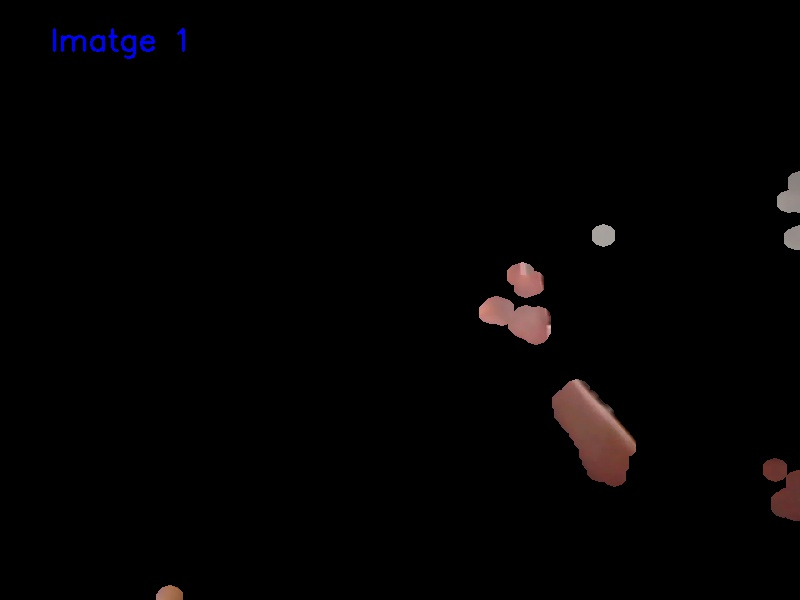
#> input picture Andreu/Andreu/TFG/Ma_abaix.jpg, 800 x 600 px
$ python Motion_Detection.py   (older library calls are emulated)
#> lines starting #> are read from the running program, lines starting #| are printed output that depends on the picture; after the words box and inside, x2 and y2 are one past the last pixel; in counts of white or black regions, pixels touching at a corner belong together
import cv2
import numpy as np

faceClassif = cv2.CascadeClassifier('haarcascade_frontalface_default.xml')


def moviment(x_inicial, y_incial, x_final, y_final):
    if (y_incial > y_final):  # puja ma
        if (x_inicial > x_final):
            print("Direcció adalt i esquerra")
        elif (x_inicial < x_final):
            print("Direcció adalt i dreta")
    elif (y_incial < y_final):
        if (x_inicial > x_final):
            print("Direcció abaix i esquerra")
        elif (x_inicial < x_final):
            print("Direcció abaix i dreta")


def checkMoviment(img1, img2):
    # open or read the images
#> called with img1 = 'Ma_abaix.jpg', img2 = 'Ma_adalt.jpg'
    img1 = cv2.imread('Ma_abaix.jpg')
#> img1 is the input picture: shape (600, 800, 3); mean B, G, R 2.6, 2.3, 3.4
    img2 = cv2.imread('Ma_adalt.jpg')
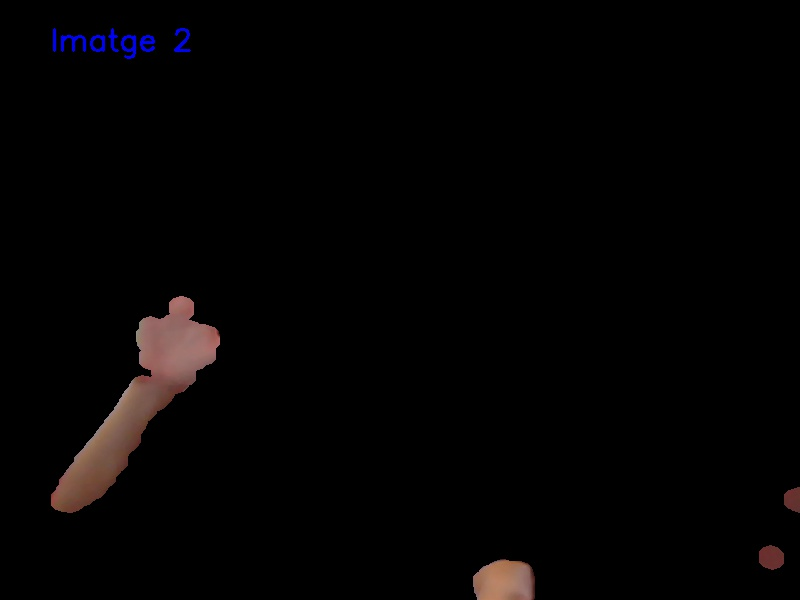
#> input picture Andreu/Andreu/TFG/Ma_adalt.jpg, 800 x 600 px
#> img2 is the input picture: shape (600, 800, 3); mean B, G, R 3.1, 2.9, 4.2

    # resize the images to speed up processing
    img1 = cv2.resize(img1, (640, 480))
#> img1: shape (480, 640, 3)
    img2 = cv2.resize(img2, (640, 480))
#> img2: shape (480, 640, 3)

    # display resized images

    # Convert images to grayscale. This reduces matrices from 3 (R, G, B) to just 1
    gray1 = cv2.cvtColor(img1, cv2.COLOR_BGR2GRAY)
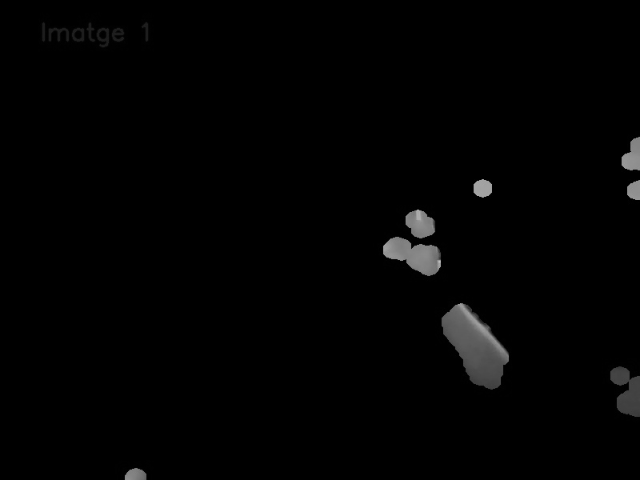
#> gray1: shape (480, 640); min 0, max 191, mean 2.6
    gray2 = cv2.cvtColor(img2, cv2.COLOR_BGR2GRAY)
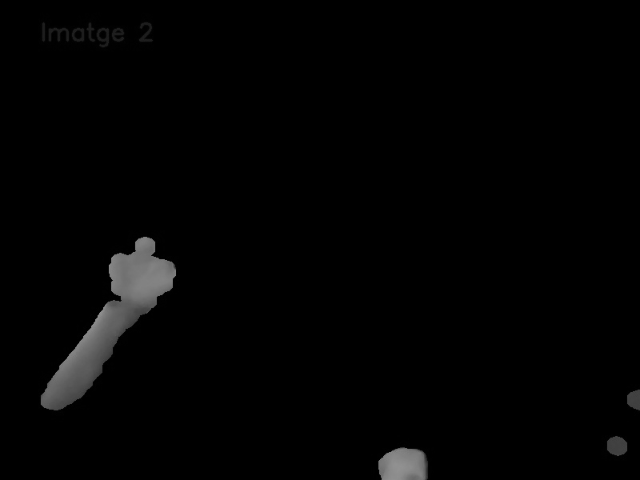
#> gray2: shape (480, 640); min 0, max 146, mean 3.3
    # Cercam cares per taparles amb un quadrat
    faces = faceClassif.detectMultiScale(gray1,
                                         scaleFactor=1.1,
                                         minNeighbors=5,
                                         minSize=(30, 30),
                                         maxSize=(200, 200))
#> faces = ()
    for (x, y, w, h) in faces:
        cv2.rectangle(gray1, (x - 20, y - 20), (x + w + 20, y + h + 20), (0, 0, 0), -1)
#> this loop made 0 passes
    faces = faceClassif.detectMultiScale(gray2,
                                         scaleFactor=1.1,
                                         minNeighbors=5,
                                         minSize=(30, 30),
                                         maxSize=(200, 200))
    for (x, y, w, h) in faces:
        cv2.rectangle(gray2, (x - 20, y - 20), (x + w + 20, y + h + 20), (0, 0, 0), -1)

    # Blur the images to get rid of sharp edges/outlines. This will improve the processing
    gray1 = cv2.GaussianBlur(gray1, (21, 21), 0)
    gray2 = cv2.GaussianBlur(gray2, (21, 21), 0)

    # Test
    _, contours2, hierarchy2 = cv2.findContours(gray1, cv2.RETR_TREE, cv2.CHAIN_APPROX_SIMPLE)
#> contours2 = 8 contours; box (x1, y1, x2, y2) and area: (433, 294, 518, 398) 5508, (374, 201, 450, 285) 4286, (34, 14, 131, 55) 2808, (601, 358, 640, 426) 1982, (613, 128, 640, 209) 1561, (465, 171, 501, 206) 988, (116, 459, 155, 480) 644, (136, 14, 156, 49) 527
    # find the index of the largest contour
    areas = [cv2.contourArea(c) for c in contours2]
#> areas = [644, 1982.5, 5508.5, 4285.5, 988, 1561, 527, 2807.5]
    max_index = np.argmax(areas)
#> max_index = 2
    cnt = contours2[max_index]
#> cnt = contour of 126 points, box (x1, y1, x2, y2) (433, 294, 518, 398), area 5508

    print(areas)
#| [644.0, 1982.5, 5508.5, 4285.5, 988.0, 1561.0, 527.0, 2807.5]
    x1, y1, w, h = cv2.boundingRect(cnt)
#> x1 = 433; y1 = 294; w = 85; h = 104
    x1 = int(x1 + w / 2)
#> x1 = 475
    y1 = int(y1 + h / 2)
#> y1 = 346
    print("Punts incials")
    print(x1, y1)
#| 475 346

    '''
    # display blurred images

    # obtain the difference between the two images & display the result
    imgDelta = cv2.absdiff(gray1, gray2)


    # coonvert the difference into binary & display the result
    thresh = cv2.threshold(imgDelta, 25, 255, cv2.THRESH_BINARY)[1]


    # dilate the thresholded image to fill in holes & display the result
    thresh = cv2.dilate(thresh, None, iterations=2)
    '''

    # find contours or continuous white blobs in the image
    _, contours, hierarchy = cv2.findContours(gray2, cv2.RETR_TREE, cv2.CHAIN_APPROX_SIMPLE)
#> contours = 5 contours; box (x1, y1, x2, y2) and area: (32, 228, 185, 419) 11906, (34, 14, 159, 55) 3654, (369, 439, 436, 480) 2297, (598, 428, 635, 464) 1008, (619, 381, 640, 418) 570

    # find the index of the largest contour
    areas = [cv2.contourArea(c) for c in contours]
#> areas = [2297, 1008.5, 570, 11905.5, 3654]
    max_index = np.argmax(areas)
#> max_index = 3
    cnt = contours[max_index]
#> cnt = contour of 228 points, box (x1, y1, x2, y2) (32, 228, 185, 419), area 11906

    # draw a bounding box/rectangle around the largest contour
    x2, y2, w, h = cv2.boundingRect(cnt)
#> x2 = 32; y2 = 228; w = 153; h = 191
    x2 = int(x2 + w / 2)
#> x2 = 108
    y2 = int(y2 + h / 2)
#> y2 = 323
    print("Punts finals")
    print(x2, y2)
#| 108 323
    # cv2.rectangle(img2,(x,y),(x+w,y+h),(0,255,0),2)

    # display the original image for reference
    cv2.imshow("Proces", np.hstack([gray1, gray2]))
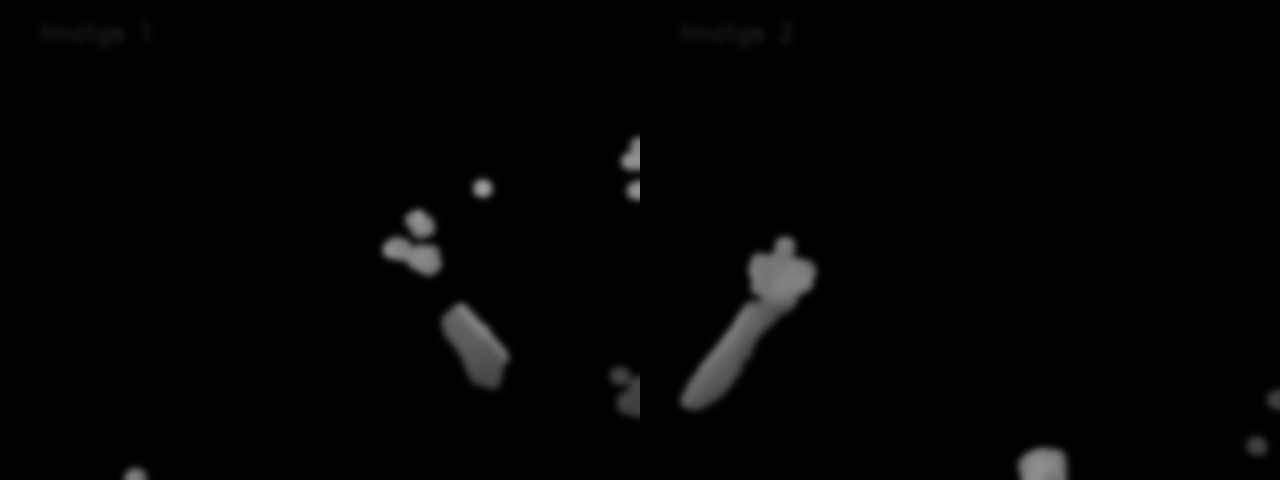
#> window 'Proces': shape (480, 1280); min 0, max 158, mean 3
    # Pintam text i linea
    img2 = cv2.putText(img2, 'Punt inicial', (x1, y1), cv2.FONT_HERSHEY_SIMPLEX, 1, (255, 0, 0), 2)
    img2 = cv2.putText(img2, 'Punt final', (x2, y2), cv2.FONT_HERSHEY_SIMPLEX, 1, (255, 0, 0), 2)
    cv2.line(img2, (x1, y1), (x2, y2), (255, 0, 0), 5)
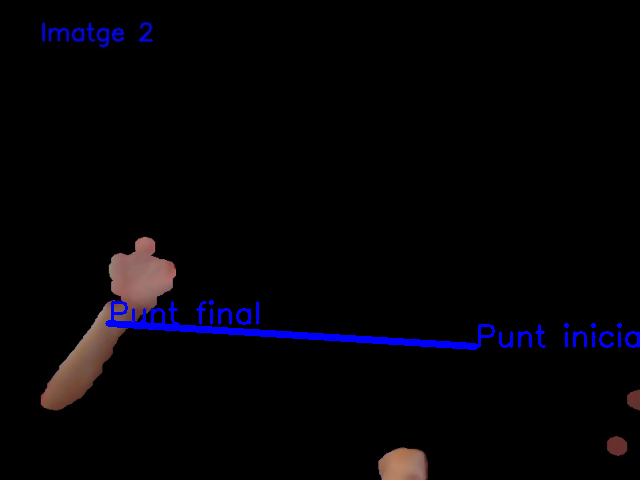
#> img2: shape (480, 640, 3); mean B, G, R 6.8, 2.8, 4

    img1 = cv2.putText(img1, 'Punt inicial', (x1, y1), cv2.FONT_HERSHEY_SIMPLEX, 1, (255, 0, 0), 2)
    img1 = cv2.putText(img1, 'Punt final', (x2, y2), cv2.FONT_HERSHEY_SIMPLEX, 1, (255, 0, 0), 2)
    cv2.line(img1, (x1, y1), (x2, y2), (255, 0, 0), 5)
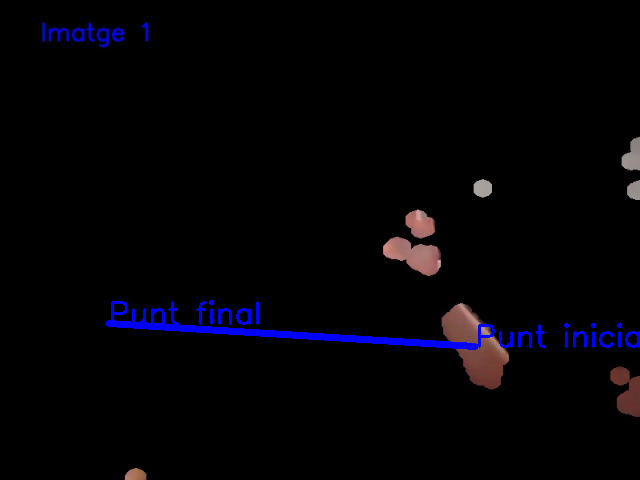
#> img1: shape (480, 640, 3); mean B, G, R 6.3, 2.2, 3.2

    cv2.imshow("Ma adalt i abaix", np.hstack([img1, img2]))
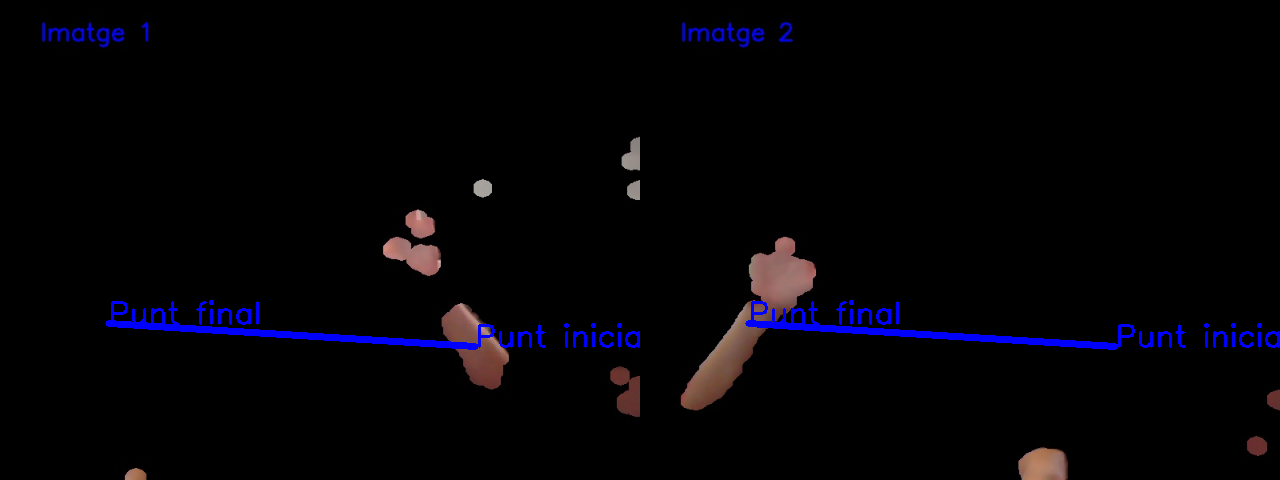
#> window 'Ma adalt i abaix': shape (480, 1280, 3); mean B, G, R 6.5, 2.5, 3.6
    # wait for key press and then terminate all open windows
    moviment(x1, y1, x2, y2)


def main():
    checkMoviment("Ma_abaix.jpg", "Ma_adalt.jpg")
    if cv2.waitKey(0) & 0xFF == ord("q"):
#> (key q is pressed here)
        cv2.destroyAllWindows()
        exit()
#> (the program exits here)
